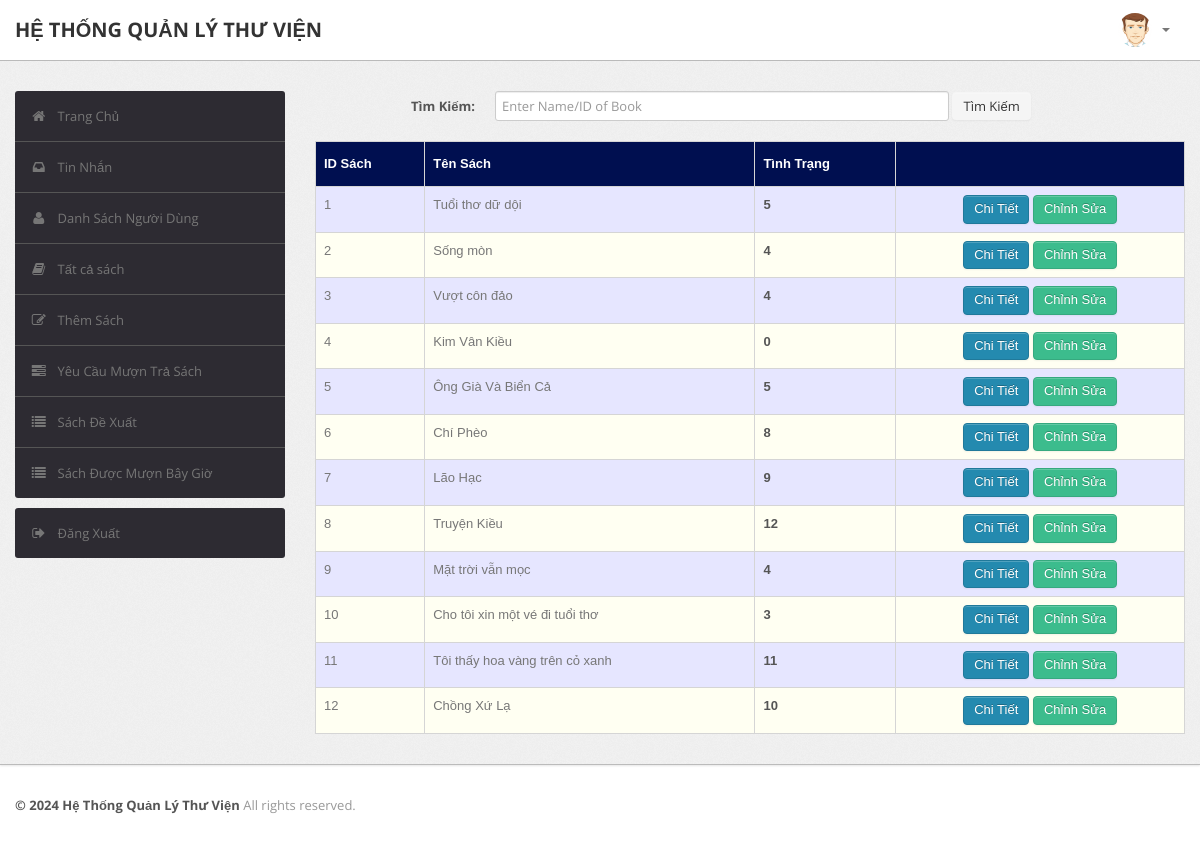
/admin/book.php (signed in), run on the app's committed database.
### tables this page shows
CREATE TABLE `book` (
  `BookId` int(10) NOT NULL,
  `Title` varchar(50) DEFAULT NULL,
  `Publisher` varchar(50) DEFAULT NULL,
  `Year` varchar(50) DEFAULT NULL,
  `Availability` int(5) DEFAULT NULL
);

### admin/book.php (the view, shortened to what this page needs)
<?php
require('dbconn.php');
?>
<?php
if ($_SESSION['RollNo']) {
    ?>
<!DOCTYPE html>
<html lang="en">
    <head>
        <link type="text/css" href="bootstrap/css/bootstrap.min.css" rel="stylesheet">
        <link type="text/css" href="bootstrap/css/bootstrap-responsive.min.css" rel="stylesheet">
        <link type="text/css" href="css/theme.css" rel="stylesheet">
        <link type="text/css" href="images/icons/css/font-awesome.css" rel="stylesheet">
    </head>
    <body>
        <div class="navbar navbar-fixed-top">
            <div class="navbar-inner">
                <div class="container">
                        <a class="brand" href="index.php">HỆ THỐNG QUẢN LÝ THƯ VIỆN </a>
                    <div class="nav-collapse collapse navbar-inverse-collapse">
                        <ul class="nav pull-right">
                            <li class="nav-user dropdown"><a href="#" class="dropdown-toggle" data-toggle="dropdown">
                                <img src="images/user.png" class="nav-avatar" />
                                <b class="caret"></b></a>
                            </li>
                        </ul>
                    </div>
                </div>
            </div>
        </div>
        <div class="wrapper">
            <div class="container">
                <div class="row">
                    <div class="span3">
                        <div class="sidebar">
                            <ul class="widget widget-menu unstyled">
                                <li class="active"><a href="index.php"><i class="menu-icon icon-home"></i>Trang Chủ
                                </a></li>
                                 <li><a href="message.php"><i class="menu-icon icon-inbox"></i>Tin Nhắn</a>
                                </li>
                                <li><a href="student.php"><i class="menu-icon icon-user"></i>Danh Sách Người Dùng </a>
                                </li>
                                <li><a href="book.php"><i class="menu-icon icon-book"></i>Tất cả sách </a></li>
                                <li><a href="addbook.php"><i class="menu-icon icon-edit"></i>Thêm Sách </a></li>
                                <li><a href="requests.php"><i class="menu-icon icon-tasks"></i>Yêu Cầu Mượn Trả Sách </a></li>
                                <li><a href="recommendations.php"><i class="menu-icon icon-list"></i>Sách Đề Xuất </a></li>
                                <li><a href="current.php"><i class="menu-icon icon-list"></i>Sách Được Mượn Bây Giờ </a></li>
                            </ul>
                            <ul class="widget widget-menu unstyled">
                                <li><a href="logout.php"><i class="menu-icon icon-signout"></i>Đăng Xuất </a></li>
                            </ul>
                        </div>
                    </div>
                    <div class="span9">
                  <form class="form-horizontal row-fluid" action="book.php" method="post">
                                        <div class="control-group">
                                            <label class="control-label" for="Search"><b>Tìm Kiếm:</b></label>
                                            <div class="controls">
                                                <input type="text" id="title" name="title" placeholder="Enter Name/ID of Book" class="span8" required>
                                                <button type="submit" name="submit"class="btn">Tìm Kiếm</button>
                                            </div>
                                        </div>
                                    </form>
                                    <br>
                                    <?php
                                    if(isset($_POST['submit']))
                                        {$s=$_POST['title'];
                                            $sql="select * from LMS.book where BookId='$s' or Title like '%$s%'";
                                        }
                                    else
                                        $sql="select * from LMS.book";
                                    $result=$conn->query($sql);
                                    $rowcount=mysqli_num_rows($result);
                                    if(!($rowcount))
                                        echo "<br><center><h2><b><i>Không kết quả</i></b></h2></center>";
                                    else
                                    {
                                    ?>
                        <table class="table" id = "tables">
                                  <thead>
                                    <tr>
                                      <th>ID Sách</th>
                                      <th>Tên Sách</th>
                                      <th>Tình Trạng</th>
                                      <th></th>
                                    </tr>
                                  </thead>
                                  <tbody>
                                    <?php
                            while($row=$result->fetch_assoc())
                            {
                                $bookid=$row['BookId'];
                                $name=$row['Title'];
                                $avail=$row['Availability'];
                            ?>
                                    <tr>
                                      <td><?php echo $bookid ?></td>
                                      <td><?php echo $name ?></td>
                                      <td><b><?php echo $avail ?></b></td>
                                        <td><center>
                                            <a href="bookdetails.php?id=<?php echo $bookid; ?>" class="btn btn-primary">Chi Tiết</a>
                                            <a href="edit_book_details.php?id=<?php echo $bookid; ?>" class="btn btn-success">Chỉnh Sửa</a>
                                        </center></td>
                                    </tr>
                               <?php }} ?>
                               </tbody>
                                </table>
                            </div>
                </div>
            </div>
        </div>
<div class="footer">
            <div class="container">
                <b class="copyright">&copy; 2024 Hệ Thống Quản Lý Thư Viện </b>All rights reserved.
            </div>
        </div>
    </body>
</html>
<?php }
else {
    echo "<script type='text/javascript'>alert('Access Denied!!!')</script>";
} ?>

### admin/css/theme.css (style rules this page uses)
#tables { font-family: "Trebuchet MS", Arial, Helvetica, sans-serif; border-collapse: collapse; width: 100%; }
#tables td, #tables th { border: 1px solid #ddd; padding: 8px; }
#tables tr:nth-child(even) { background-color: #fffff2; }
#tables tr:nth-child(odd) { background-color: #e6e6ff; }
#tables th { padding-top: 12px; padding-bottom: 12px; text-align: left; background-color: #000F50; color: white; }
body { font-size: 13px; font-family: 'Open Sans', Arial, sans-serif; background: #fff; color: #777 }
strong, b { color: #555 }
.wrapper { background: url(../images/bg.png) #eee; border-bottom: 1px solid #bbb; -webkit-box-shadow: 0 1px 2px rgba(0,0,0,0.1); -moz-box-shadow: 0 1px 2px rgba(0,0,0,0.1); box-shadow: 0 1px 2px rgba(0,0,0,0.1); padding: 30px 0 }
.footer { color: #999; padding: 30px 0 60px }
form { margin: 0 }
select, textarea, input[type="text"], input[type="password"], input[type="datetime"], input[type="datetime-local"], input[type="date"], input[type="month"], input[type="time"], input[type="week"], input[type="number"], input[type="email"], input[type="url"], input[type="search"], input[type="tel"], input[type="color"], .uneditable-input, label, input, button, select, textarea { -webkit-border-radius: 3px; -moz-border-radius: 3px; border-radius: 3px; font-size: 13px; font-family: 'Open Sans', Tahoma, Arial, sans-serif }
body [class^="icon-"], body [class*=" icon-"] { font-size: 14px; line-height: 20px; height: 20px }
.form-horizontal .control-group, .form-vertical .control-group { margin-bottom: 0 }
.navbar { position: static!important; margin: 0!important }
.navbar .navbar-inner { background: #fff; border-bottom: 1px solid #bbb; -webkit-box-shadow: 0 1px 2px rgba(0,0,0,0.15); -moz-box-shadow: 0 1px 2px rgba(0,0,0,0.15); box-shadow: 0 1px 2px rgba(0,0,0,0.15) }
.navbar .brand { color: #333; font-weight: bold; font-size: 20px; margin-right: 20px; padding: 20px }
.navbar .nav>li>a { padding: 20px 15px; font-weight: bold; color: #777 }
.nav-user>a { height: 20px }
.nav-avatar { width: 34px; height: 34px; margin: -7px 5px 0 0; -webkit-border-radius: 50%; -moz-border-radius: 50%; border-radius: 50% }
.btn, .btn-box { -webkit-border-radius: 3px; -moz-border-radius: 3px; border-radius: 3px }
.btn { font-size: 13px; font-weight: 600 }
.btn { display: inline-block; margin-bottom: 0; font-weight: 400; text-align: center; vertical-align: middle; cursor: pointer; background-image: none; border: 1px solid transparent; white-space: nowrap; padding: 4px 10px; font-size: 13px; line-height: 1.42857; border-radius: 4px; -webkit-user-select: none; -moz-user-select: none; -ms-user-select: none; user-select: none }
.btn-primary { color: #fff; background-color: #248aaf; border-color: #20799a }
.btn-success { color: #fff; background-color: #3cbc8d; border-color: #36a97f }
.table { margin-bottom: 0 }
.table th, .table td { border-color: #d5d5d5!important }
.widget-menu { background: #fff; -webkit-border-radius: 3px; -moz-border-radius: 3px; border-radius: 3px; overflow: hidden }
.widget-menu a { color: #555; display: block; line-height: 20px; padding: 15px; text-decoration: none!important }
.widget-menu .menu-icon { margin-right: 10px; color: #767676; -webkit-transition: all .2s ease-in-out; -moz-transition: all .2s ease-in-out; transition: all .2s ease-in-out; }
.widget-menu>li+li { border-top: 1px solid #555 }
.widget-menu>li>a { background-color: #2d2b32; color: #767676; -webkit-transition: all .2s ease-in-out; -moz-transition: all .2s ease-in-out; transition: all .2s ease-in-out; }

### data on the page
book: BookId "1", Title "Tuổi thơ dữ dội", Availability "5"
book: BookId "2", Title "Sống mòn", Availability "4"
book: BookId "3", Title "Vượt côn đảo", Availability "4"
book: BookId "4", Title "Kim Vân Kiều", Availability "0"
book: BookId "5", Title "Ông Già Và Biển Cả", Availability "5"
book: BookId "6", Title "Chí Phèo", Availability "8"
book: BookId "7", Title "Lão Hạc", Availability "9"
book: BookId "8", Title "Truyện Kiều", Availability "12"
book: BookId "9", Title "Mặt trời vẫn mọc", Availability "4"
book: BookId "10", Title "Cho tôi xin một vé đi tuổi thơ", Availability "3"
book: BookId "11", Title "Tôi thấy hoa vàng trên cỏ xanh", Availability "11"
book: BookId "12", Title "Chồng Xứ Lạ", Availability "10"
